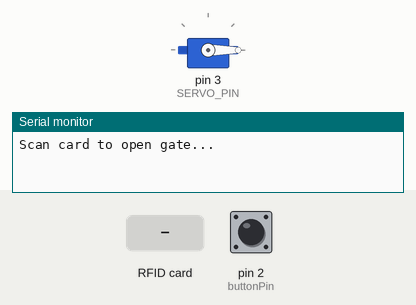
This sketch was run on a simulated Arduino Uno, built with avr-gcc and run on an emulated ATmega328P. Parts: servo, the last lines printed to the serial monitor. Inputs (shaded band) come from the test bench; at power-on: pin 2 (buttonPin) HIGH.

Above: at 1.2 s.
1.3 s: RFID card D0 4F B7 5F held to the reader
At 2.2 s:
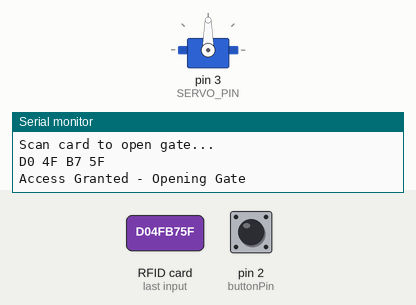
4.3 s: RFID card 5E 7A 19 C4 held to the reader
Timing chart, 0 to 7.3 s (numbered marks = the images above; inputs shaded):
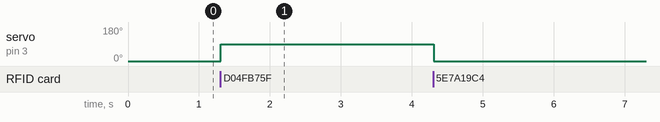

Measured:
- after the input at 1.3 s, servo on pin 3 (SERVO_PIN): 0° → 90° at once

The sketch:

hung.ino
```cpp
#include <SPI.h>
#include <MFRC522.h>
#include <Servo.h>
#include <SoftwareSerial.h>
#define SS_PIN 10
#define RST_PIN 9
#define SERVO_PIN 3


const int buttonPin = 2;


// Button Debounce Variables
int buttonState = LOW;
int lastButtonState = LOW;
unsigned long lastDebounceTime = 0;
unsigned long debounceDelay = 50;


MFRC522 mfrc522(SS_PIN, RST_PIN);
Servo gateServo;


// Authorized UID
byte allowedUID[4] = {0xD0, 0x4F, 0xB7, 0x5F};
SoftwareSerial mySerial(6,7); // RX, TX


void setup() {
  pinMode(buttonPin, INPUT_PULLUP);


  Serial.begin(9600);
  mySerial.begin(9600);


  SPI.begin();
  mfrc522.PCD_Init();


  gateServo.attach(SERVO_PIN);
  gateServo.write(0); // Gate starts CLOSED


  Serial.println("\nScan card to open gate...");
}


void loop() {


  unsigned long now = millis();
  // Button Debounce
  int reading = digitalRead(buttonPin);


  if (reading != lastButtonState) {
    lastDebounceTime = now;
  }


  if ((now - lastDebounceTime) > debounceDelay) {


    if (reading != buttonState) {
      buttonState = reading;


      if (buttonState == LOW) {   // pressed (using INPUT_PULLUP)
      }
    }
  }


  lastButtonState = reading;

  // Wait for card
  if (!mfrc522.PICC_IsNewCardPresent()) return;
  if (!mfrc522.PICC_ReadCardSerial()) return;


  Serial.print("");
  bool accessGranted = true;


  if (mySerial.available()) {
      String msg = mySerial.readStringUntil('\n');
      msg.trim();


      Serial.print("Received: [");
      Serial.print(msg);
      Serial.println("]");
  }
  else{
    // Check UID
    for (byte i = 0; i < 4; i++) {
      Serial.print(mfrc522.uid.uidByte[i], HEX);
      Serial.print(" ");


      if (mfrc522.uid.uidByte[i] != allowedUID[i]) {
        accessGranted = false;
      }
    }
    Serial.println();
  }


  if (accessGranted && !mySerial.available()) {
    Serial.println("Access Granted - Opening Gate");


    gateServo.write(90); // OPEN
    delay(3000);


    gateServo.write(0);  // CLOSE
    Serial.println("Gate Closed");
  } else if (accessGranted && mySerial.available()) {
    gateServo.write(90); // OPEN
  } else {
    Serial.println("Access Denied");
  }


  mfrc522.PICC_HaltA();
  mfrc522.PCD_StopCrypto1();


  delay(1000);
}
```
